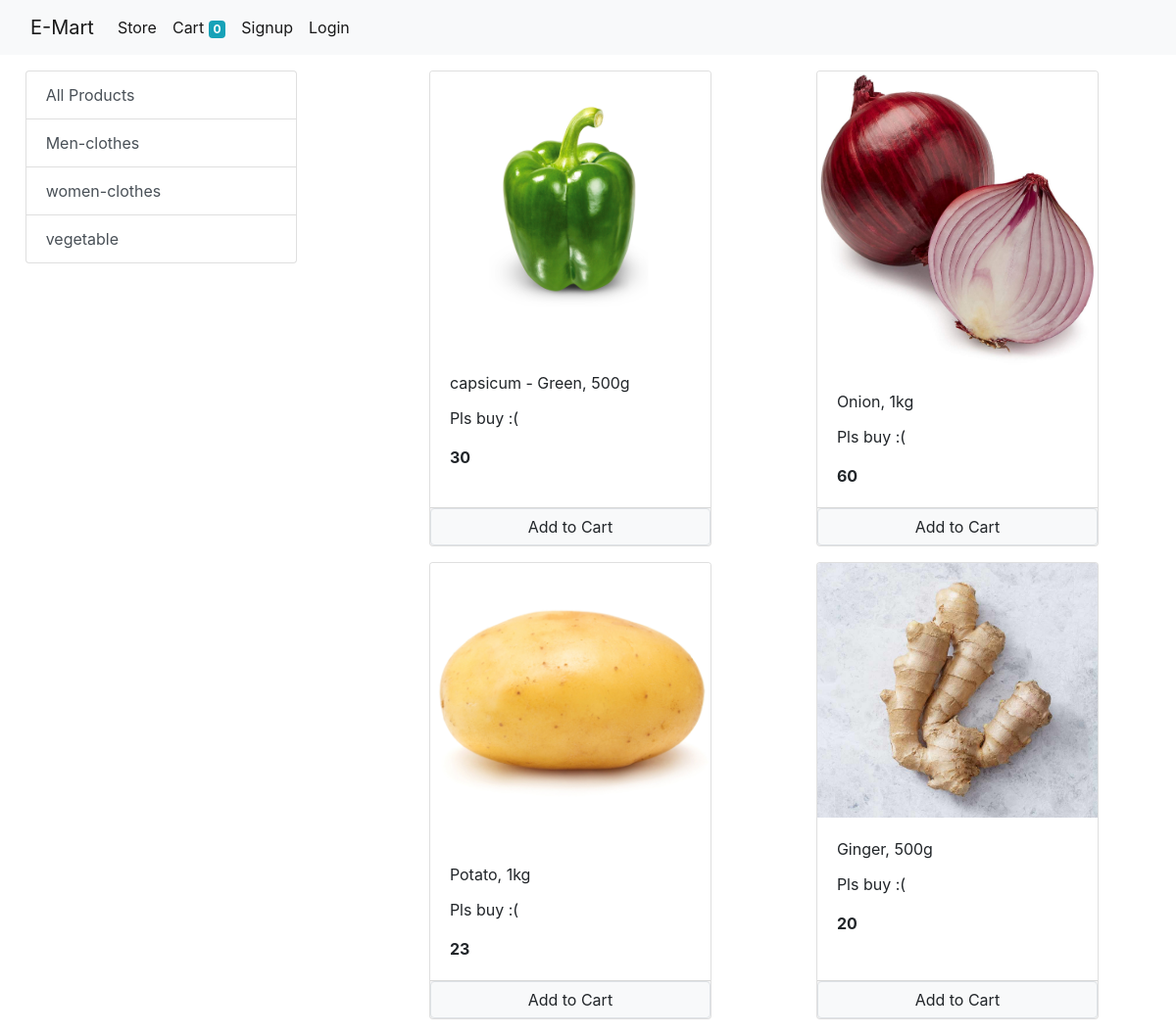
Screenshot of /?category=3 with the database file from the repository.
### store/models/category.py (models this page shows, shortened)
class Category(models.Model):
    name= models.CharField(max_length=20)
    @staticmethod
    def get_all_categories():
        return Category.objects.all()

### store/models/product.py (models this page shows, shortened)
class Product(models.Model):
    name = models.CharField(max_length=50)
    price = models.IntegerField(default=0)
    category = models.ForeignKey(Category, on_delete=models.CASCADE, default=1)
    description= models.CharField(max_length=200, default="", null=True, blank=True)
    image = models.ImageField(upload_to="upload/products/")
    @staticmethod
    def get_all_products_by_categoryid(category_id):
        if category_id:
            return Product.objects.filter(category = category_id)
        else:
            return Product.get_all_products()

### store/views/home.py (the view, shortened to what this page needs)
# urls.py: path('', home.Index.as_view(), name="homepage"),
class Index(View):
    def get(self, request):
        cart = request.session.get('cart')
        if not cart:
            request.session.cart = {}
        products = None
        categories = Category.get_all_categories()
        CategoryID = request.GET.get('category')
        if CategoryID:
            products = Product.get_all_products_by_categoryid(CategoryID)
        else:
            products= Product.get_all_products()
        data = {}
        data['products']= products
        data['categories'] = categories
        print('you are : ',request.session.get('email'))
        return render(request, 'index.html', data)

### store/templatetags/cart.py (called while the page is built)
@register.filter(name = 'is_in_cart')
def is_in_cart(product,cart):
    keys = cart.keys()
    for id in keys:
        if int(id) == product.id:
            return True
    return False

### store/templates/index.html (shortened to what this page needs)
{% extends 'base.html' %}
{% block content %}
{% load cart %}
    <div class="conatiner-fluid mt-3">
      <div class="row">
          <div class="col-lg-3 mx-auto">
            <div class="list-group">
              <a href="/" class="list-group-item
              list-group-item-action ">All Products</a>
              {% for category in categories %}
              <a href="/?category={{category.id}}" class="list-group-item
              list-group-item-action ">{{category.name}}</a>
              {% endfor %}
            </div>
          </div>
        <div id='products' class="col-lg-8 mx-auto">
          <div class="row mx-auto">
            {%for product in products %}
            <div class="card mx-auto mb-3"  style="width: 18rem;">
                <img class="card-img-top" src="{{product.image.url}}" alt="Card image cap">
                <div class="card-body">
                  <p class="card-title">{{product.name}}</p>
                  <p class="card-text">{{product.description}}</p>
                  <p class="card-text"><b>{{product.price}}</b></p>
                </div>
                <div class="card-footer p-0 no-gutters">
                  {% if product|is_in_cart:request.session.cart %}
                  <div class="row no-gutters" >
                    <form action="/#{{product.id}}" class="col-2" method="POST">
                      {% csrf_token %}
                      <input hidden type="text" name ="product" value="{{product.id}}">
                      <input type="submit" value=" - " class=" btn
                        btn-block btn-secondary">
                      <input hidden type="text" name ="remove" value="True">
                     </form>
                    <div class="text-center col">{{product|cart_quantity:request.session.cart}} in cart</div>
                   <form action="/#{{product.id}}" class="col-2" method="POST">
                    {% csrf_token %}
                    <input hidden type="text" name ="product" value="{{product.id}}">
                    <input type="submit" value=" + " class=" btn
                      btn-block btn-secondary">
                   </form>
                  </div>
                  {% else  %}
                  <form action = "/" method="POST" class="btn-block">
                    <input type ="submit" class="float-right btn-block btn btn-light
                    border form-control" value="Add to Cart">
                  </form>
                  {% endif %}
                </div>
            </div>
            {% endfor %}
          </div>
        </div>
      </div>
    </div>
{%endblock content%}

### rows the page displays
Category: name "Men-clothes"
Category: name "women-clothes"
Category: name "vegetable"
Product: image (picture), name "capsicum - Green, 500g", description "Pls buy :(", price "30"
Product: image (picture), name "Onion, 1kg", description "Pls buy :(", price "60"
Product: image (picture), name "Potato, 1kg", description "Pls buy :(", price "23"
Product: image (picture), name "Ginger, 500g", description "Pls buy :(", price "20"

### other values shown
{{ request.session.cart.keys|length }} "0"
